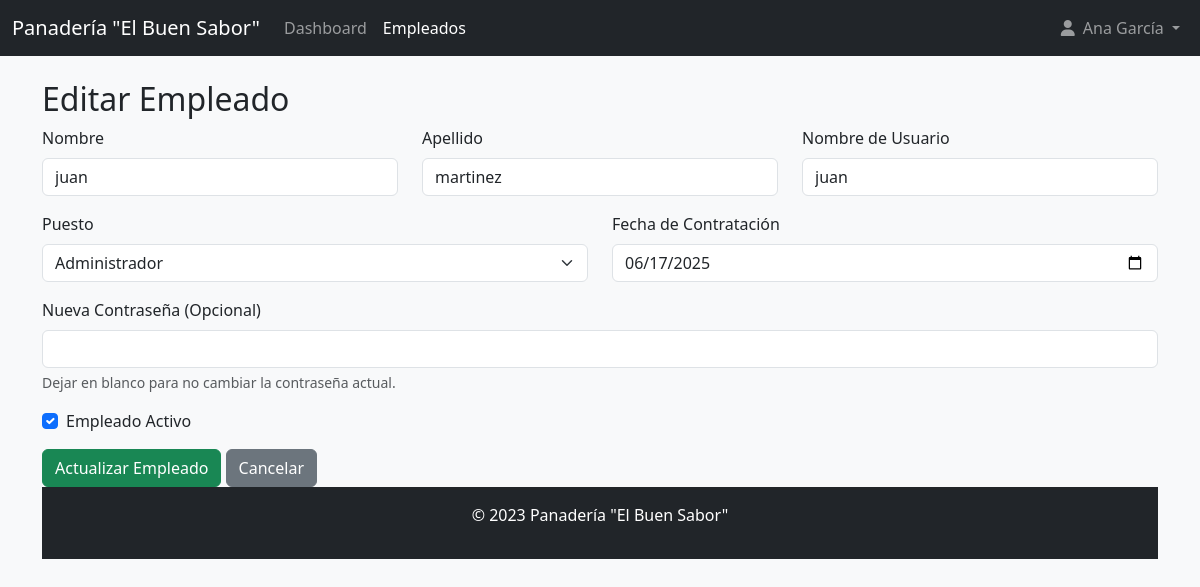
Screenshot of /modulos/empleados/editar.php?id=4 (signed in) with the database file from the repository.
### tables this page shows
CREATE TABLE `empleados` (
  `id_empleado` int(11) NOT NULL,
  `nombre` varchar(100) NOT NULL,
  `apellido` varchar(100) NOT NULL,
  `username` varchar(50) NOT NULL,
  `puesto` varchar(50) DEFAULT NULL COMMENT 'Ej. Cajero, Panadero, Gerente',
  `password` varchar(255) NOT NULL,
  `fecha_contratacion` date DEFAULT NULL,
  `activo` tinyint(1) DEFAULT 1
);

### modulos/empleados/editar.php (the view, shortened to what this page needs)
<?php
require_once '../../config/database.php';
require_once '../../templates/header.php';
$id_empleado = (int)$_GET['id'];
$stmt = $conexion->prepare("SELECT * FROM Empleados WHERE id_empleado = ?");
$stmt->bind_param("i", $id_empleado);
$stmt->execute();
$resultado = $stmt->get_result();
$empleado = $resultado->fetch_assoc();
?>
<h2>Editar Empleado</h2>
<form action="actualizar.php" method="POST">
    <div class="row">
        <div class="col-md-4 mb-3">
            <label for="nombre" class="form-label">Nombre</label>
            <input type="text" class="form-control" id="nombre" name="nombre" value="<?php echo htmlspecialchars($empleado['nombre']); ?>" required>
        </div>
        <div class="col-md-4 mb-3">
            <label for="apellido" class="form-label">Apellido</label>
            <input type="text" class="form-control" id="apellido" name="apellido" value="<?php echo htmlspecialchars($empleado['apellido']); ?>" required>
        </div>
        <div class="col-md-4 mb-3">
            <label for="username" class="form-label">Nombre de Usuario</label>
            <input type="text" class="form-control" id="username" name="username" value="<?php echo htmlspecialchars($empleado['username']); ?>" required>
        </div>
    </div>
    <div class="row">
        <div class="col-md-6 mb-3">
            <label for="puesto" class="form-label">Puesto</label>
            <select name="puesto" id="puesto" class="form-select" required>
                <?php
                $puestos = ['Administrador', 'Cajero', 'Panadero'];
                foreach ($puestos as $p) {
                    $selected = ($empleado['puesto'] == $p) ? 'selected' : '';
                    echo "<option value='{$p}' {$selected}>{$p}</option>";
                }
                ?>
            </select>
        </div>
        <div class="col-md-6 mb-3">
            <label for="fecha_contratacion" class="form-label">Fecha de Contratación</label>
            <input type="date" class="form-control" id="fecha_contratacion" name="fecha_contratacion" value="<?php echo $empleado['fecha_contratacion']; ?>" required>
        </div>
    </div>
    <div class="mb-3">
        <label for="password" class="form-label">Nueva Contraseña (Opcional)</label>
        <input type="password" class="form-control" id="password" name="password">
        <div class="form-text">Dejar en blanco para no cambiar la contraseña actual.</div>
    </div>
    <div class="form-check mb-3">
        <input class="form-check-input" type="checkbox" id="activo" name="activo" value="1" <?php echo ($empleado['activo'] ? 'checked' : ''); ?>>
        <label class="form-check-label" for="activo">Empleado Activo</label>
    </div>
    <button type="submit" class="btn btn-success">Actualizar Empleado</button>
    <a href="index.php" class="btn btn-secondary">Cancelar</a>
</form>
<?php
require_once '../../templates/footer.php';
?>

### assets/css/style.css (style rules this page uses)
body { background-color: #f8f9fa; }

### rows the page displays
empleados: nombre "juan", apellido "martinez", username "juan", fecha_contratacion "06/17/2025", activo "☑"

### other values shown
$_SESSION['nombre_empleado'] "Ana García"
form field puesto "Administrador"
